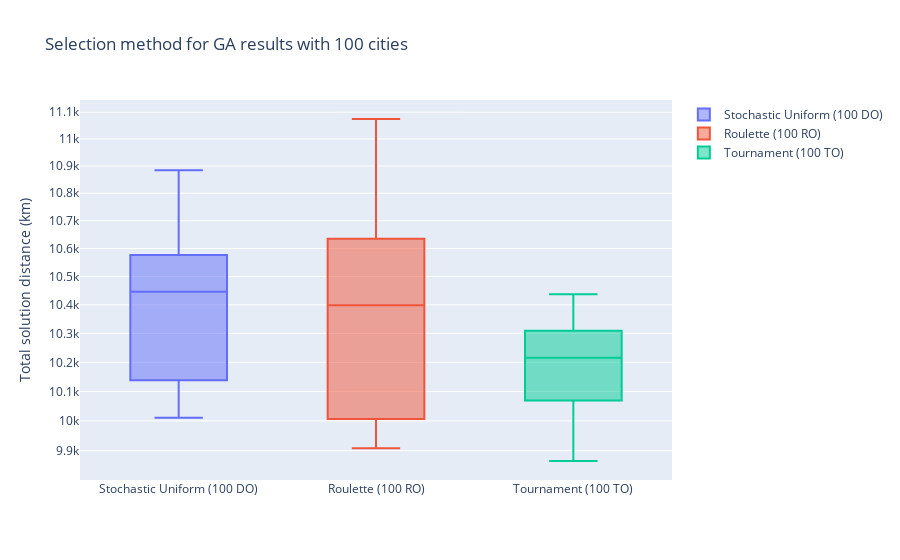

Notebook code cell kept with this figure:
### Code cell
data = [go.Box(y = dfs[2][col], name = name) for col, name in zip(col_100_cities, names_100)]

layout = go.Layout(
    title = "Selection method for GA results with 100 cities",
    yaxis_title = 'Total solution distance (km)',
    yaxis = dict(
        type = 'log',
        autorange = True
    )
)

plotly.offline.iplot({'data':data, 'layout':layout})

### Figure 1 — Plotly figure (JSON) as saved in the notebook; plotly's stock layout.template omitted (floating-point values rounded to 4 significant figures)
{"data": [{"name": "Stochastic Uniform\n(100 DO)", "type": "box", "y": [10580.0, 10010.0, 10660.0, 10410.0, 10530.0, 10480.0, 10050.0, 10140.0, 10320.0, 10880.0]}, {"name": "Roulette\n(100 RO)", "type": "box", "y": [11070.0, 10740.0, 10010.0, 9983.0, 10420.0, 9908.0, 10460.0, 10370.0, 10640.0, 10020.0]}, {"name": "Tournament\n(100 TO)", "type": "box", "y": [10340.0, 10290.0, 10130.0, 10240.0, 10440.0, 9865.0, 10190.0, 10070.0, 10020.0, 10310.0]}], "layout": {"autosize": true, "title": {"text": "Selection method for GA results with 100 cities"}, "xaxis": {"autorange": true, "range": [-0.5, 2.5], "type": "category"}, "yaxis": {"autorange": true, "range": [3.991, 4.047], "title": {"text": "Total solution distance (km)"}, "type": "log"}}}
